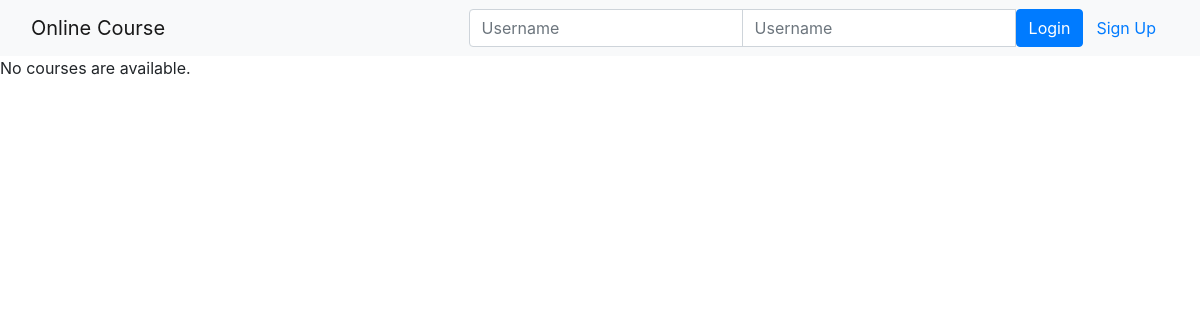
Page /onlinecourse/ on the earlier database version.
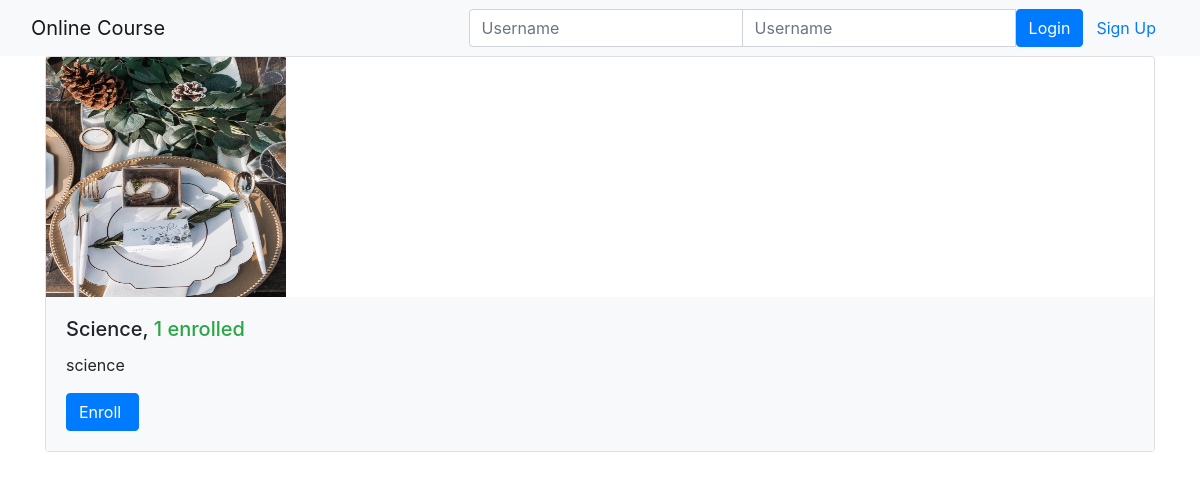
Same page on the later database version.
### onlinecourse/models.py (models this page shows, shortened)
class Course(models.Model):
    name = models.CharField(null=False, max_length=30, default='online course')
    image = models.ImageField(upload_to='course_images/')
    description = models.CharField(max_length=1000)
    pub_date = models.DateField(null=True)
    instructors = models.ManyToManyField(Instructor)
    users = models.ManyToManyField(settings.AUTH_USER_MODEL, through='Enrollment')
    total_enrollment = models.IntegerField(default=0)
    is_enrolled = False

### onlinecourse/views.py (the view)
class CourseListView(generic.ListView):
    template_name = 'onlinecourse/course_list_bootstrap.html'
    context_object_name = 'course_list'
    def get_queryset(self):
        user = self.request.user
        courses = Course.objects.order_by('-total_enrollment')[:10]
        for course in courses:
            if user.is_authenticated:
                course.is_enrolled = check_if_enrolled(user, course)
        return courses

### onlinecourse/templates/onlinecourse/course_list_bootstrap.html (shortened to what this page needs)
<!DOCTYPE html>
<html lang="en">
<head>
    {% load static %}
    <link rel="stylesheet" href="https://maxcdn.bootstrapcdn.com/bootstrap/4.5.2/css/bootstrap.min.css">
</head>
<body>
    <nav class="navbar navbar-light bg-light">
        <div class="container-fluid">
            <div class="navbar-header">
                  <a class="navbar-brand" href="#">Online Course</a>
            </div>
            <ul class="nav navbar-nav navbar-right">
                {% if user.is_authenticated %}
                <li>
                    <a class="btn btn-link" href="#">{{ user.first_name }}({{ user.username }})</a>
                    <a class="btn btn-link" href="{% url 'onlinecourse:logout' %}">Logout</a>
                </li>
                {% else %}
                <li>
                    <form class="form-inline" action="{% url 'onlinecourse:login' %}" method="post">
                        <div class="input-group">
                            <input type="text" class="form-control" placeholder="Username" name="username" >
                            <input type="password" class="form-control" placeholder="Username" name="psw" >
                            <button class="btn btn-primary" type="submit">Login</button>
                            <a class="btn btn-link" href="{% url 'onlinecourse:registration' %}">Sign Up</a>
                        </div>
                    </form>
                </li>
                {% endif %}
            </ul>
        </div>
    </nav>
    {% if course_list %}
        <div class="container">
            <div class="card-deck">
                {% for course in course_list %}
                         <div class="card" style="width: 36rem;">
                          <img class="card-img-left" src="{{MEDIA_URL}}/{{ course.image }}" width="240px" height="240px"
                               alt="Course image">
                          <div class="card-body bg-light">
                              <h5 class="card-title">{{ course.name }}, <span class="text-success">
                                  {{ course.total_enrollment}} enrolled</span></h5>
                            <p class="card-text">{{ course.description}}</p>
                            <form action="{% url 'onlinecourse:enroll' course.id %}" method="post">
                                  <input class="btn btn-primary"  type="submit"
                                         value="{% if course.is_enrolled %}Enter{% else %}Enroll{% endif %} ">
                            </form>
                          </div>
                        </div>
                {% endfor %}
            </div>
        </div>
    {% else %}
        <p>No courses are available.</p>
    {% endif %}
</body>
</html>

Differences in the rows shown:
added Course: image (picture), name "Science", total_enrollment "1", description "science", is_enrolled "Enroll"
Other differences:
text no longer shown: "No courses are available."
